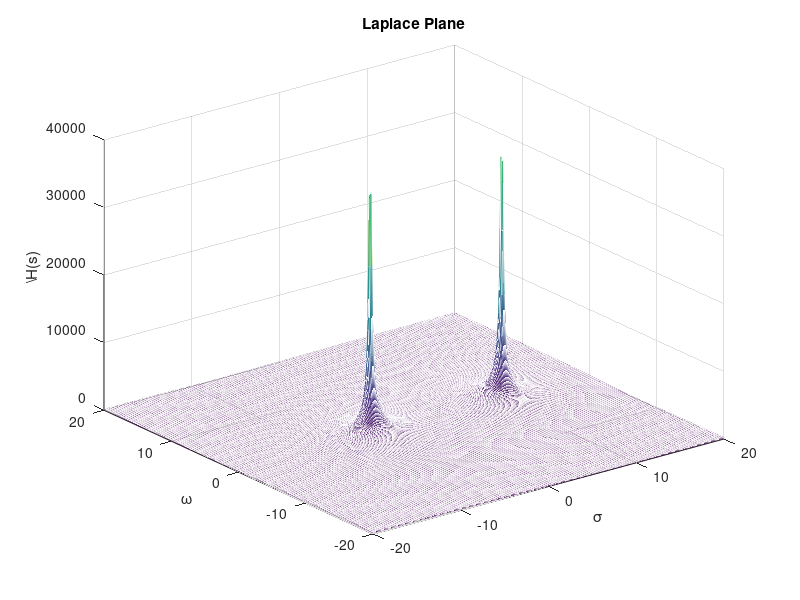

Write MATLAB code to recreate this figure.
%VIsualization of Laplace plane
clear all;
close all;
clc;
[sigma omega]=meshgrid(-20:0.1:20);
s=sigma + j*omega;
H=abs((s^2-25)./((s+5).*(s-10)));
mesh(sigma,omega,H);
xlabel('\sigma');
ylabel('\omega');
zlabel('\H(s)');
title('Laplace Plane');










%1/(s+2)   1/(s+4)(s^2+s+2)    s^2-25/(s+5)(s-10)